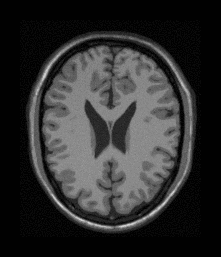
#> input picture data/Brain1.bmp, 221 x 257 px, found by its file name
$ python image_registration.py
#> lines starting #> are read from the running program, lines starting #| are printed output that depends on the picture; long printed decimals are rounded
#!/usr/bin/env python3
# -*- coding: utf-8 -*-
"""
Module for image registration using Iterative Closest Point (ICP) method.

This module implements functions for rigid transformation estimation (rotation + translation)
between two images based on corresponding control points.

Author: Oussama GUELFAA
Date: 01-04-2025
"""

import numpy as np
import matplotlib.pyplot as plt
from scipy import linalg
from scipy.spatial import cKDTree
import cv2
from skimage import io, color, feature


def estimate_rigid_transform(source_points, target_points):
    """
    Estimate rigid transformation (rotation + translation) between two sets of points.

    Args:
        source_points (ndarray): Array of source points with shape (N, 2)
        target_points (ndarray): Array of target points with shape (N, 2)

    Returns:
        tuple: (R, t) where R is the rotation matrix and t is the translation vector
    """
    # 1. Compute the center of each set of points
    source_center = np.mean(source_points, axis=0)
    target_center = np.mean(target_points, axis=0)

    # 2. Subtract centers to get centered coordinates
    source_centered = source_points - source_center
    target_centered = target_points - target_center

    # 3. Compute the matrix K = target_centered.T @ source_centered
    K = target_centered.T @ source_centered

    # 4. Use SVD decomposition
    U, _, Vt = linalg.svd(K)

    # 5. Evaluate the rotation matrix
    # Ensure proper rotation matrix (right-handed coordinate system)
    S = np.eye(2)
    S[1, 1] = np.linalg.det(U) * np.linalg.det(Vt.T)

    R = U @ S @ Vt

    # 6. Evaluate the translation
    t = target_center - R @ source_center

    return R, t


def apply_rigid_transform(image, R, t):
    """
    Apply rigid transformation to an image.

    Args:
        image (ndarray): Input image
        R (ndarray): 2x2 rotation matrix
        t (ndarray): Translation vector

    Returns:
        ndarray: Transformed image
    """
    # Create affine transformation matrix
    M = np.zeros((2, 3))
    M[:2, :2] = R
    M[:, 2] = t

    # Apply transformation
    rows, cols = image.shape[:2]
    transformed_image = cv2.warpAffine(image, M, (cols, rows))

    return transformed_image


def transform_points(points, R, t):
    """
    Apply rigid transformation to a set of points.

    Args:
        points (ndarray): Array of points with shape (N, 2)
        R (ndarray): 2x2 rotation matrix
        t (ndarray): Translation vector

    Returns:
        ndarray: Transformed points
    """
    # Convert to homogeneous coordinates
    points_homogeneous = np.hstack((points, np.ones((points.shape[0], 1))))

    # Create transformation matrix
    M = np.zeros((3, 3))
    M[:2, :2] = R
    M[:2, 2] = t
    M[2, 2] = 1

    # Apply transformation
    transformed_points = points_homogeneous @ M.T

    return transformed_points[:, :2]


def find_nearest_neighbors(source_points, target_points):
    """
    Find nearest neighbors in target_points for each point in source_points.

    Args:
        source_points (ndarray): Array of source points with shape (N, 2)
        target_points (ndarray): Array of target points with shape (M, 2)

    Returns:
        tuple: (matched_source, matched_target) arrays of matched points
    """
    # Build KD-Tree for target points
    tree = cKDTree(target_points)

    # Find nearest neighbors
    distances, indices = tree.query(source_points)

    # Get matched points
    matched_target = target_points[indices]

    return source_points, matched_target


def icp_registration(source_points, target_points, max_iterations=20, tolerance=1e-6):
    """
    Perform Iterative Closest Point (ICP) registration.

    Args:
        source_points (ndarray): Array of source points with shape (N, 2)
        target_points (ndarray): Array of target points with shape (M, 2)
        max_iterations (int): Maximum number of iterations
        tolerance (float): Convergence tolerance

    Returns:
        tuple: (R, t, transformed_points, error) where R is the rotation matrix,
               t is the translation vector, transformed_points are the final
               transformed source points, and error is the final mean squared error
    """
    # Initialize
    current_points = source_points.copy()
    prev_error = float('inf')

    for i in range(max_iterations):
        # 1. Find nearest neighbors
        matched_source, matched_target = find_nearest_neighbors(current_points, target_points)

        # 2. Estimate transformation
        R, t = estimate_rigid_transform(matched_source, matched_target)

        # 3. Apply transformation
        current_points = transform_points(current_points, R, t)

        # 4. Compute error
        error = np.mean(np.sum((matched_target - current_points) ** 2, axis=1))

        # 5. Check convergence
        if abs(prev_error - error) < tolerance:
            break

        prev_error = error

    # Compute final transformation (from original source to final position)
    final_R, final_t = estimate_rigid_transform(source_points, current_points)

    return final_R, final_t, current_points, error


def detect_corners(image, max_corners=50, quality_level=0.01, min_distance=10):
    """
    Detect corners in an image using Shi-Tomasi corner detector.

    Args:
        image (ndarray): Input image
        max_corners (int): Maximum number of corners to detect
        quality_level (float): Quality level parameter
        min_distance (float): Minimum distance between corners

    Returns:
        ndarray: Array of corner coordinates with shape (N, 2)
    """
    # Convert to grayscale if needed
    if len(image.shape) == 3:
        gray = color.rgb2gray(image)
    else:
        gray = image

    # Ensure image is in the right format
    gray = (gray * 255).astype(np.uint8)

    # Detect corners
    corners = cv2.goodFeaturesToTrack(
        gray,
        maxCorners=max_corners,
        qualityLevel=quality_level,
        minDistance=min_distance
    )

    # Reshape to (N, 2)
    if corners is not None:
        corners = corners.reshape(-1, 2)
    else:
        corners = np.array([])

    return corners


# [18 lines left out: function visualize_points, not called in this run]


def visualize_point_pairs(image1, points1, image2, points2, title="Point Pairs"):
    """
    Visualize corresponding points between two images.

    Args:
        image1 (ndarray): First image
        points1 (ndarray): Points in first image with shape (N, 2)
        image2 (ndarray): Second image
        points2 (ndarray): Points in second image with shape (N, 2)
        title (str): Title for the plot
    """
    fig, axes = plt.subplots(1, 2, figsize=(15, 8))

    # Plot first image with points
    axes[0].imshow(image1, cmap='gray')
    axes[0].scatter(points1[:, 0], points1[:, 1], c='red', marker='o', s=50)
    axes[0].set_title("Source Image")
    axes[0].axis('off')

    # Plot second image with points
    axes[1].imshow(image2, cmap='gray')
    axes[1].scatter(points2[:, 0], points2[:, 1], c='blue', marker='o', s=50)
    axes[1].set_title("Target Image")
    axes[1].axis('off')

    # Add lines connecting corresponding points
    for i in range(len(points1)):
        x = [points1[i, 0], points2[i, 0]]
        y = [points1[i, 1], points2[i, 1]]
        plt.plot(x, y, 'g-', alpha=0.5)

    plt.suptitle(title)
    plt.tight_layout()
    plt.show()


# [36 lines left out: function superimpose, not called in this run]


def visualize_registration_result(source_image, target_image, registered_image, title="Registration Result", save_superimposed=False, superimposed_filename=None):
    """
    Visualize registration result.

    Args:
        source_image (ndarray): Source image
        target_image (ndarray): Target image
        registered_image (ndarray): Registered image
        title (str): Title for the plot
        save_superimposed (bool): Whether to save the superimposed image
        superimposed_filename (str): Path to save the superimposed image
    """
    fig, axes = plt.subplots(1, 3, figsize=(18, 6))

    axes[0].imshow(source_image, cmap='gray')
    axes[0].set_title("Source Image")
    axes[0].axis('off')

    axes[1].imshow(target_image, cmap='gray')
    axes[1].set_title("Target Image")
    axes[1].axis('off')

    axes[2].imshow(registered_image, cmap='gray')
    axes[2].set_title("Registered Image")
    axes[2].axis('off')

    plt.suptitle(title)
    plt.tight_layout()
    plt.show()

    # Create and display superimposed image
    if save_superimposed:
        superimpose(registered_image, target_image, superimposed_filename)


# [102 lines left out: functions manual_point_selection, test_image_registration, not called in this run]


if __name__ == "__main__":
    # Example usage
    source_image_path = "data/Brain1.bmp"
    target_image_path = "data/Brain2.bmp"

    # Define control points (as given in the tutorial)
    A_points = np.array([[136, 100], [127, 153], [96, 156], [87, 99]])
    B_points = np.array([[144, 99], [109, 140], [79, 128], [100, 74]])

    # Test with predefined points
    source_image = io.imread(source_image_path)
#> source_image is the input picture: shape (257, 221); min 1, max 210, mean 47
    target_image = io.imread(target_image_path)
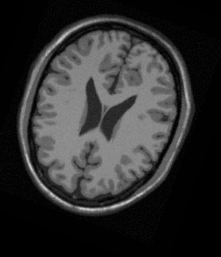
#> input picture data/Brain2.bmp, 221 x 257 px, found by its file name
#> target_image is the input picture: shape (257, 221); min 0, max 202, mean 46.5

    # Convert to grayscale if needed
    if len(source_image.shape) == 3:
        source_gray = color.rgb2gray(source_image)
    else:
        source_gray = source_image

    if len(target_image.shape) == 3:
        target_gray = color.rgb2gray(target_image)
    else:
        target_gray = target_image

    # Estimate transformation
    R, t = estimate_rigid_transform(A_points, B_points)
    print("Rotation matrix:")
    print(R)
    print("Translation vector:")
    print(t)

    # Apply transformation
    registered_image = apply_rigid_transform(source_gray, R, t)
#> in apply_rigid_transform, `transformed_image = cv2.warpAffine(image, M, (cols, rows))`:
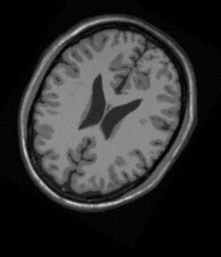
#> transformed_image: shape (257, 221); min 0, max 205, mean 46.8

    # Visualize result
    visualize_registration_result(source_gray, target_gray, registered_image,
                                 title="Image Registration with Predefined Points")
#> in visualize_registration_result, `plt.show()`:
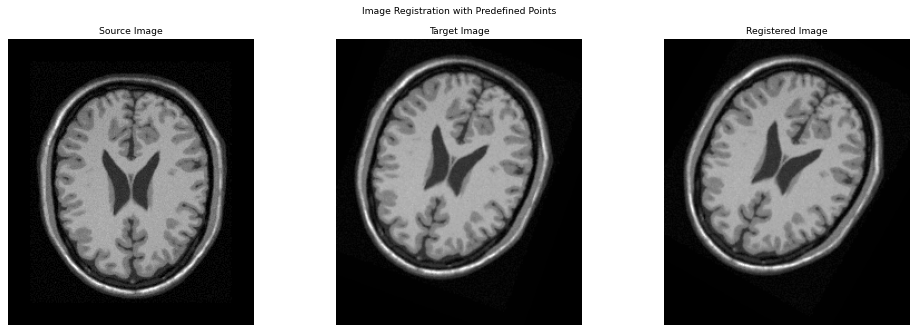
#> figure drawn by matplotlib, 3 panels

    # Test with ICP
    print("\nTesting ICP registration...")
    R_icp, t_icp, transformed_points, error = icp_registration(A_points, B_points)
    print(f"ICP completed with error: {error:.6f}")
    print("ICP Rotation matrix:")
    print(R_icp)
    print("ICP Translation vector:")
    print(t_icp)

    # Apply ICP transformation
    registered_image_icp = apply_rigid_transform(source_gray, R_icp, t_icp)

    # Visualize ICP result
    visualize_registration_result(source_gray, target_gray, registered_image_icp,
                                title="Image Registration with ICP")

    # Test with automatic corner detection
    print("\nTesting registration with automatic corner detection...")
    source_corners = detect_corners(source_gray, max_corners=10)
#> in detect_corners, `gray = (gray * 255).astype(np.uint8)`:
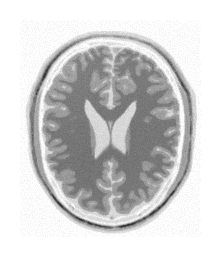
#> gray: shape (257, 221); min 46, max 255, mean 209
#> in detect_corners, `corners = cv2.goodFeaturesToTrack( gray, maxCorners=max_corners, quali..`: corners = [[86, 100], [95, 157], [124, 153], [135, 101], [171, 157], [157, 67], [119, 226], [114, 106], [157, 149], [65, 108]]
#> source_corners has the same summary as corners in detect_corners
    target_corners = detect_corners(target_gray, max_corners=10)
#> call 2 of detect_corners, with max_corners = 10, quality_level = 0.01, min_distance = 10
#> in detect_corners (call 2), `gray = (gray * 255).astype(np.uint8)`:
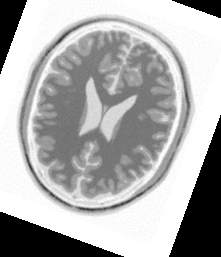
#> gray: shape (257, 221); min 0, max 255, mean 173.1
#> in detect_corners (call 2), `corners = cv2.goodFeaturesToTrack( gray, maxCorners=max_corners, quali..`: corners = [[117, 254], [107, 250], [96, 246], [85, 242], [74, 238], [63, 234], [52, 230], [41, 226], [30, 222], [19, 218]]
#> target_corners has the same summary as corners in detect_corners

    # Ensure same number of points
    min_corners = min(len(source_corners), len(target_corners))
#> min_corners = 10
    source_corners = source_corners[:min_corners]
    target_corners = target_corners[:min_corners]

    # Visualize detected corners
    visualize_point_pairs(source_gray, source_corners, target_gray, target_corners,
                         title="Automatically Detected Corners")
#> the loop in visualize_point_pairs, `for i in range(len(points1)):` made 10 passes
#> (x, y) on passes 1 to 10: ([86, 117], [100, 254]), ([95, 107], [157, 250]), ([124, 96], [153, 246]), ([135, 85], [101, 242]), ([171, 74], [157, 238]), ([157, 63], [67, 234]), ([119, 52], [226, 230]), ([114, 41], [106, 226]), ([157, 30], [149, 222]), ([65, 19], [108, 218])
#> in visualize_point_pairs, `plt.show()`:
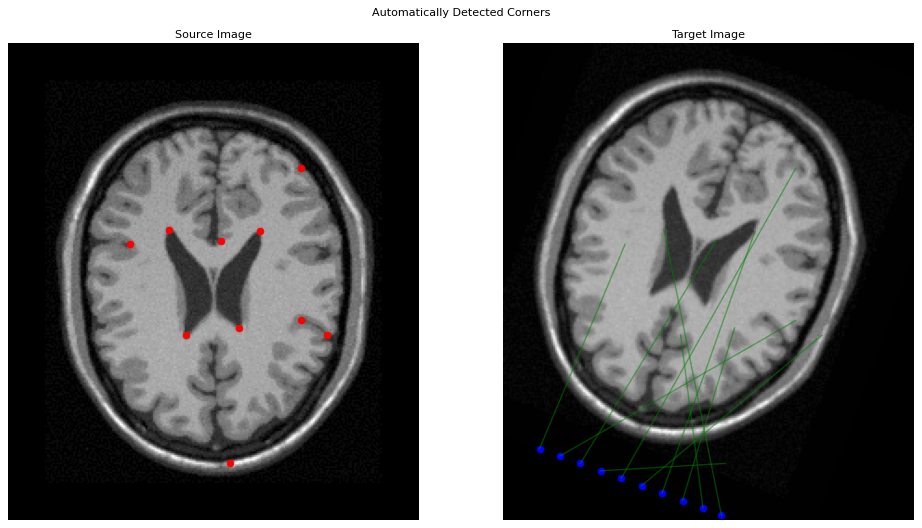
#> figure drawn by matplotlib, 2 panels

    # Apply ICP with detected corners
    R_auto, t_auto, transformed_corners, error_auto = icp_registration(
        source_corners, target_corners, max_iterations=50
    )
#> the loop in icp_registration (call 2), `for i in range(max_iterations):` made 9 passes
#> (indices in find_nearest_neighbors, source_center in estimate_rigid_transform, target_center in estimate_rigid_transform, K in estimate_rigid_transform, U in estimate_rigid_transform, Vt in estimate_rigid_transform, R, t) on passes 1 to 3: ([7, 5, 2, 3, 0, 2, 1, 5, 0, 9], [122.3, 132.4], [80.4, 240.4], [[9158.8, 5960.4], [3360.8, 2182.4]], [[-0.939, -0.344], [-0.344, 0.939]], [[-0.838, -0.545], [0.545, -0.838]], [[0.975, 0.223], [-0.223, 0.975]], [-68.39, 138.7]), ([8, 4, 2, 4, 0, 4, 0, 5, 0, 9], [80.4, 240.4], [78.1, 239.6], [[10190.9, 7213.1], [3745.1, 2664.2]], [[-0.938, -0.345], [-0.345, 0.938]], [[-0.816, -0.578], [-0.578, 0.816]], [[0.965, 0.26], [-0.26, 0.965]], [-62.14, 28.44]), ([8, 4, 2, 5, 0, 6, 0, 6, 1, 8], [78.1, 239.6], [73.8, 238], [[10908.5, 6598], [4001.5, 2429.5]], [[-0.939, -0.345], [-0.345, 0.939]], [[-0.856, -0.518], [-0.518, 0.856]], [[0.982, 0.191], [-0.191, 0.982]], [-48.64, 17.74])
#> (indices in find_nearest_neighbors, target_center in estimate_rigid_transform, K in estimate_rigid_transform, Vt in estimate_rigid_transform, R, t, error) on pass 9: ([8, 3, 3, 7, 2, 9, 0, 7, 3, 8], [62.9, 234], [[12777.8, 4674.3], [4674.3, 1719.4]], [[-0.939, -0.344], [-0.344, 0.939]], [[1, -4.37e-16], [3.72e-16, 1]], [9.95e-14, -2.84e-14], 1159.9)
#> R_auto = [[0.548, 0.836], [-0.836, 0.548]]; t_auto = [-114.9, 263.7]; transformed_corners = [[15.9, 246.6], [68.51, 270.3], [81.06, 243.9], [43.6, 206.2], [110.2, 206.8], [27.22, 169.1], [139.4, 288.1], [36.27, 226.5], [95.8, 214.1], [11.08, 268.6]]; error_auto = 1159.9
    print(f"ICP with automatic corners completed with error: {error_auto:.6f}")
#| ICP with automatic corners completed with error: 1159.900

    # Apply transformation
    registered_image_auto = apply_rigid_transform(source_gray, R_auto, t_auto)
#> in apply_rigid_transform (call 3), `transformed_image = cv2.warpAffine(image, M, (cols, rows))`:
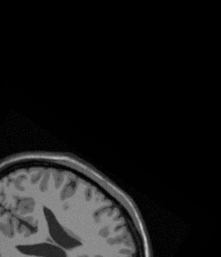
#> transformed_image: shape (257, 221); min 0, max 200, mean 23.3

    # Visualize result
    visualize_registration_result(source_gray, target_gray, registered_image_auto,
                                title="Image Registration with Automatic Corner Detection and ICP")
